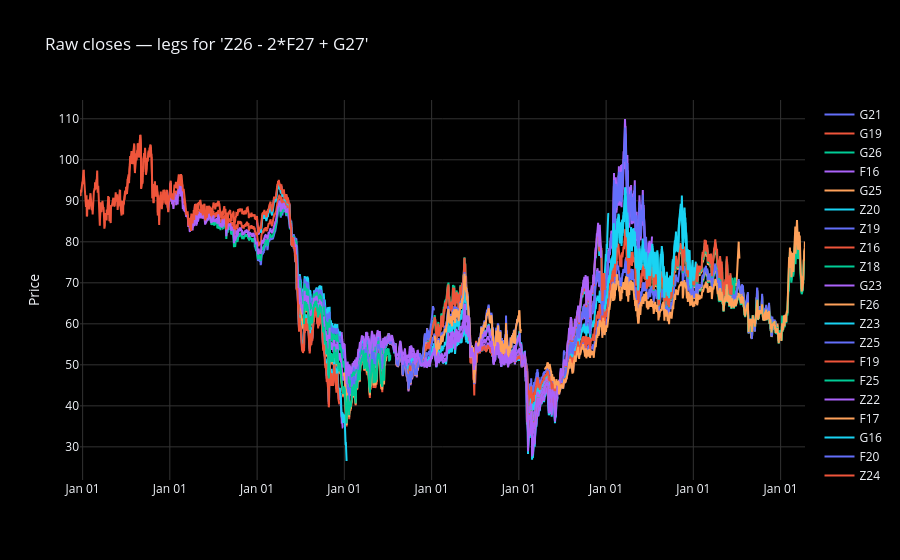

Notebook source saved alongside this figure:
### Code cell
# --- Cell 3: RAW verification plot — real closes, no interpolation, no join ---
plotter = SeasonalityPlotter()
plotter.plot(raw_data, title=f"Raw closes — legs for '{EXPRESSION}'")

### Figure 1 — Plotly figure (JSON) as saved in the notebook; plotly's stock layout.template omitted (floating-point values rounded to 4 significant figures; data arrays with more than 128 entries replaced by an {"elided": "..."} marker saying what was removed)
{"data": [{"hovertemplate": "G21<br>Date: %{x|%b %d}<br>Price: %{y:.2f}<extra></extra>", "line": {"color": "#636EFA", "width": 2}, "name": "G21", "type": "scatter", "x": {"elided": "500 str values"}, "y": {"elided": "500 float values"}}, {"hovertemplate": "G19<br>Date: %{x|%b %d}<br>Price: %{y:.2f}<extra></extra>", "line": {"color": "#EF553B", "width": 2}, "name": "G19", "type": "scatter", "x": {"elided": "500 str values"}, "y": {"elided": "500 float values"}}, {"hovertemplate": "G26<br>Date: %{x|%b %d}<br>Price: %{y:.2f}<extra></extra>", "line": {"color": "#00CC96", "width": 2}, "name": "G26", "type": "scatter", "x": {"elided": "500 str values"}, "y": {"elided": "500 float values"}}, {"hovertemplate": "F16<br>Date: %{x|%b %d}<br>Price: %{y:.2f}<extra></extra>", "line": {"color": "#AB63FA", "width": 2}, "name": "F16", "type": "scatter", "x": {"elided": "500 str values"}, "y": {"elided": "500 float values"}}, {"hovertemplate": "G25<br>Date: %{x|%b %d}<br>Price: %{y:.2f}<extra></extra>", "line": {"color": "#FFA15A", "width": 2}, "name": "G25", "type": "scatter", "x": {"elided": "500 str values"}, "y": {"elided": "500 float values"}}, {"hovertemplate": "Z20<br>Date: %{x|%b %d}<br>Price: %{y:.2f}<extra></extra>", "line": {"color": "#19D3F3", "width": 2}, "name": "Z20", "type": "scatter", "x": {"elided": "1500 str values"}, "y": {"elided": "1500 float values"}}, {"hovertemplate": "Z19<br>Date: %{x|%b %d}<br>Price: %{y:.2f}<extra></extra>", "line": {"color": "#636EFA", "width": 2}, "name": "Z19", "type": "scatter", "x": {"elided": "1500 str values"}, "y": {"elided": "1500 float values"}}, {"hovertemplate": "Z16<br>Date: %{x|%b %d}<br>Price: %{y:.2f}<extra></extra>", "line": {"color": "#EF553B", "width": 2}, "name": "Z16", "type": "scatter", "x": {"elided": "1500 str values"}, "y": {"elided": "1500 float values"}}, {"hovertemplate": "Z18<br>Date: %{x|%b %d}<br>Price: %{y:.2f}<extra></extra>", "line": {"color": "#00CC96", "width": 2}, "name": "Z18", "type": "scatter", "x": {"elided": "1500 str values"}, "y": {"elided": "1500 float values"}}, {"hovertemplate": "G23<br>Date: %{x|%b %d}<br>Price: %{y:.2f}<extra></extra>", "line": {"color": "#AB63FA", "width": 2}, "name": "G23", "type": "scatter", "x": {"elided": "500 str values"}, "y": {"elided": "500 float values"}}, {"hovertemplate": "F26<br>Date: %{x|%b %d}<br>Price: %{y:.2f}<extra></extra>", "line": {"color": "#FFA15A", "width": 2}, "name": "F26", "type": "scatter", "x": {"elided": "500 str values"}, "y": {"elided": "500 float values"}}, {"hovertemplate": "Z23<br>Date: %{x|%b %d}<br>Price: %{y:.2f}<extra></extra>", "line": {"color": "#19D3F3", "width": 2}, "name": "Z23", "type": "scatter", "x": {"elided": "1500 str values"}, "y": {"elided": "1500 float values"}}, {"hovertemplate": "Z25<br>Date: %{x|%b %d}<br>Price: %{y:.2f}<extra></extra>", "line": {"color": "#636EFA", "width": 2}, "name": "Z25", "type": "scatter", "x": {"elided": "1500 str values"}, "y": {"elided": "1500 float values"}}, {"hovertemplate": "F19<br>Date: %{x|%b %d}<br>Price: %{y:.2f}<extra></extra>", "line": {"color": "#EF553B", "width": 2}, "name": "F19", "type": "scatter", "x": {"elided": "500 str values"}, "y": {"elided": "500 float values"}}, {"hovertemplate": "F25<br>Date: %{x|%b %d}<br>Price: %{y:.2f}<extra></extra>", "line": {"color": "#00CC96", "width": 2}, "name": "F25", "type": "scatter", "x": {"elided": "500 str values"}, "y": {"elided": "500 float values"}}, {"hovertemplate": "Z22<br>Date: %{x|%b %d}<br>Price: %{y:.2f}<extra></extra>", "line": {"color": "#AB63FA", "width": 2}, "name": "Z22", "type": "scatter", "x": {"elided": "1500 str values"}, "y": {"elided": "1500 float values"}}, {"hovertemplate": "F17<br>Date: %{x|%b %d}<br>Price: %{y:.2f}<extra></extra>", "line": {"color": "#FFA15A", "width": 2}, "name": "F17", "type": "scatter", "x": {"elided": "500 str values"}, "y": {"elided": "500 float values"}}, {"hovertemplate": "G16<br>Date: %{x|%b %d}<br>Price: %{y:.2f}<extra></extra>", "line": {"color": "#19D3F3", "width": 2}, "name": "G16", "type": "scatter", "x": {"elided": "500 str values"}, "y": {"elided": "500 float values"}}, {"hovertemplate": "F20<br>Date: %{x|%b %d}<br>Price: %{y:.2f}<extra></extra>", "line": {"color": "#636EFA", "width": 2}, "name": "F20", "type": "scatter", "x": {"elided": "500 str values"}, "y": {"elided": "500 float values"}}, {"hovertemplate": "Z24<br>Date: %{x|%b %d}<br>Price: %{y:.2f}<extra></extra>", "line": {"color": "#EF553B", "width": 2}, "name": "Z24", "type": "scatter", "x": {"elided": "1500 str values"}, "y": {"elided": "1500 float values"}}, {"hovertemplate": "F27<br>Date: %{x|%b %d}<br>Price: %{y:.2f}<extra></extra>", "line": {"color": "#00CC96", "width": 2}, "name": "F27", "type": "scatter", "x": {"elided": "500 str values"}, "y": {"elided": "500 float values"}}, {"hovertemplate": "Z17<br>Date: %{x|%b %d}<br>Price: %{y:.2f}<extra></extra>", "line": {"color": "#AB63FA", "width": 2}, "name": "Z17", "type": "scatter", "x": {"elided": "1500 str values"}, "y": {"elided": "1500 float values"}}, {"hovertemplate": "F18<br>Date: %{x|%b %d}<br>Price: %{y:.2f}<extra></extra>", "line": {"color": "#FFA15A", "width": 2}, "name": "F18", "type": "scatter", "x": {"elided": "500 str values"}, "y": {"elided": "500 float values"}}, {"hovertemplate": "G22<br>Date: %{x|%b %d}<br>Price: %{y:.2f}<extra></extra>", "line": {"color": "#19D3F3", "width": 2}, "name": "G22", "type": "scatter", "x": {"elided": "500 str values"}, "y": {"elided": "500 float values"}}, {"hovertemplate": "F23<br>Date: %{x|%b %d}<br>Price: %{y:.2f}<extra></extra>", "line": {"color": "#636EFA", "width": 2}, "name": "F23", "type": "scatter", "x": {"elided": "500 str values"}, "y": {"elided": "500 float values"}}, {"hovertemplate": "Z15<br>Date: %{x|%b %d}<br>Price: %{y:.2f}<extra></extra>", "line": {"color": "#EF553B", "width": 2}, "name": "Z15", "type": "scatter", "x": {"elided": "1500 str values"}, "y": {"elided": "1500 float values"}}, {"hovertemplate": "G27<br>Date: %{x|%b %d}<br>Price: %{y:.2f}<extra></extra>", "line": {"color": "#00CC96", "width": 2}, "name": "G27", "type": "scatter", "x": {"elided": "500 str values"}, "y": {"elided": "500 float values"}}, {"hovertemplate": "F21<br>Date: %{x|%b %d}<br>Price: %{y:.2f}<extra></extra>", "line": {"color": "#AB63FA", "width": 2}, "name": "F21", "type": "scatter", "x": {"elided": "500 str values"}, "y": {"elided": "500 float values"}}, {"hovertemplate": "G20<br>Date: %{x|%b %d}<br>Price: %{y:.2f}<extra></extra>", "line": {"color": "#FFA15A", "width": 2}, "name": "G20", "type": "scatter", "x": {"elided": "500 str values"}, "y": {"elided": "500 float values"}}, {"hovertemplate": "G24<br>Date: %{x|%b %d}<br>Price: %{y:.2f}<extra></extra>", "line": {"color": "#19D3F3", "width": 2}, "name": "G24", "type": "scatter", "x": {"elided": "500 str values"}, "y": {"elided": "500 float values"}}, {"hovertemplate": "G18<br>Date: %{x|%b %d}<br>Price: %{y:.2f}<extra></extra>", "line": {"color": "#636EFA", "width": 2}, "name": "G18", "type": "scatter", "x": {"elided": "500 str values"}, "y": {"elided": "500 float values"}}, {"hovertemplate": "F22<br>Date: %{x|%b %d}<br>Price: %{y:.2f}<extra></extra>", "line": {"color": "#EF553B", "width": 2}, "name": "F22", "type": "scatter", "x": {"elided": "500 str values"}, "y": {"elided": "500 float values"}}, {"hovertemplate": "G17<br>Date: %{x|%b %d}<br>Price: %{y:.2f}<extra></extra>", "line": {"color": "#00CC96", "width": 2}, "name": "G17", "type": "scatter", "x": {"elided": "500 str values"}, "y": {"elided": "500 float values"}}, {"hovertemplate": "Z21<br>Date: %{x|%b %d}<br>Price: %{y:.2f}<extra></extra>", "line": {"color": "#AB63FA", "width": 2}, "name": "Z21", "type": "scatter", "x": {"elided": "1500 str values"}, "y": {"elided": "1500 float values"}}, {"hovertemplate": "Z26<br>Date: %{x|%b %d}<br>Price: %{y:.2f}<extra></extra>", "line": {"color": "#FFA15A", "width": 2}, "name": "Z26", "type": "scatter", "x": {"elided": "1500 str values"}, "y": {"elided": "1500 float values"}}, {"hovertemplate": "F24<br>Date: %{x|%b %d}<br>Price: %{y:.2f}<extra></extra>", "line": {"color": "#19D3F3", "width": 2}, "name": "F24", "type": "scatter", "x": {"elided": "500 str values"}, "y": {"elided": "500 float values"}}], "layout": {"hovermode": "x unified", "paper_bgcolor": "black", "plot_bgcolor": "black", "title": {"text": "Raw closes — legs for 'Z26 - 2*F27 + G27'"}, "xaxis": {"gridcolor": "#333", "tickformat": "%b %d"}, "yaxis": {"gridcolor": "#333", "title": {"text": "Price"}}}}
